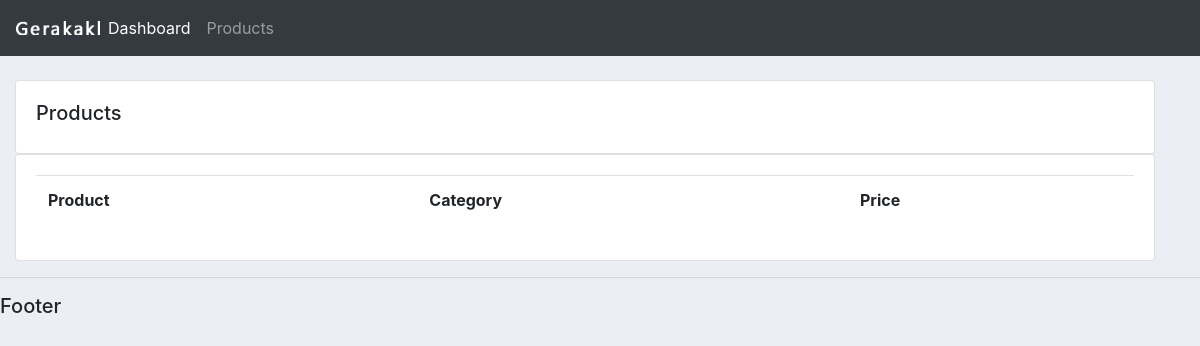
Before: /products/ with the older database file.
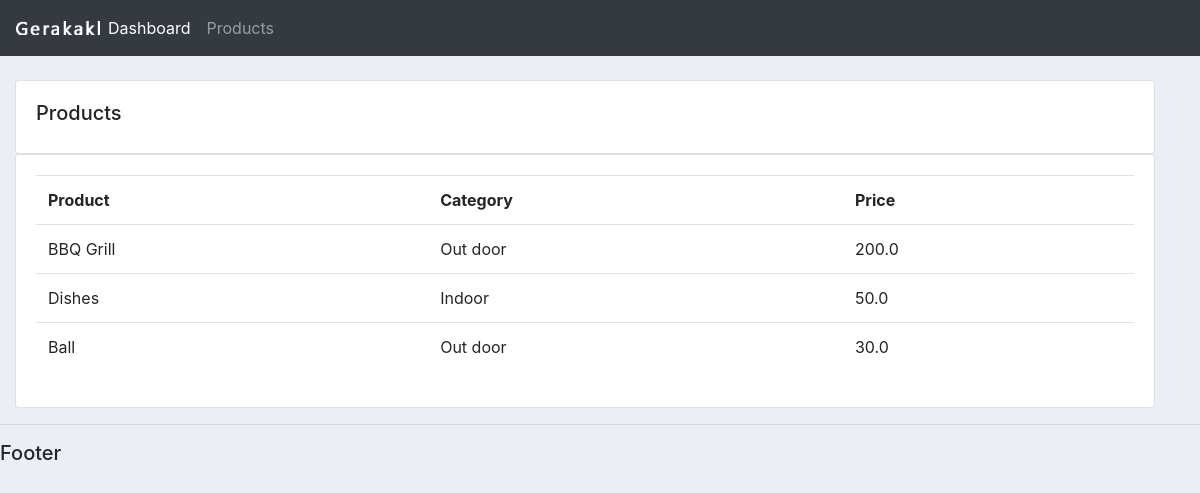
After: the same page with the newer database file.
### accounts/models.py (models this page shows, shortened)
class Product(models.Model):
    CATEGORY = (
        ('Indoor', 'Indoor'),
        ('Out door', 'Out door'),
    )
    name = models.CharField(max_length=200, null=True)
    price = models.FloatField(null=True)
    category = models.CharField(max_length=200, null=True, choices=CATEGORY)
    description = models.CharField(max_length=200, null=True, blank=True)
    date_created = models.DateTimeField(auto_now_add=True, null=True)
    tags = models.ManyToManyField(Tag)

### accounts/views.py (the view)
# urls.py: path('products/', views.products, name="products"),
def products(request):
    products = Product.objects.all()
    return render(request, 'accounts/products.html', {'products': products})

### accounts/templates/accounts/products.html
{% extends 'accounts/main.html' %}
{% block content %}
<br>
<div class="container-fluid row">
    <div class="col-md">
        <div class="card card-body">
            <h5>Products</h5>
        </div>
        <div class="card card-body">
            <table class="table">
                <tr>
                    <th>Product</th>
                    <th>Category</th>
                    <th>Price</th>
                </tr>
                {% for i in products %}
                <tr>
                    <td>{{i.name}}</td>
                    <td>{{i.category}}</td>
                    <td>{{i.price}}</td>
                </tr>
                {% endfor %}
            </table>
        </div>
    </div>
</div>
{% endblock %}

Changed rows visible on the page:
added Product: name "BBQ Grill", category "Out door", price "200.0"
added Product: name "Dishes", category "Indoor", price "50.0"
added Product: name "Ball", category "Out door", price "30.0"
